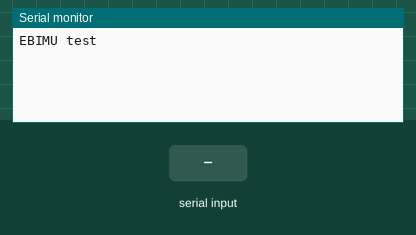
This sketch was run on a simulated Arduino Mega 2560, built with avr-gcc and run on an emulated ATmega2560. Parts: the last lines printed to the serial monitor. The test bench sets the inputs (shaded band).

Above: at 1.2 s.
1.3 s: "90,45,200\n" received over the second serial link
At 2.5 s:
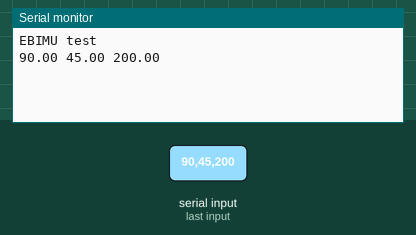
2.8 s: "30,150,10\n" received over the second serial link
At 3.9 s:
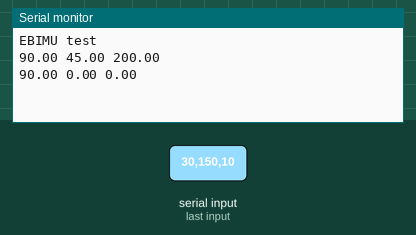

Measured:
- after the input at 1.3 s, the serial monitor: prints a new line at once (image 1)
- after the input at 2.8 s, the serial monitor: prints a new line at once (image 2)

The sketch:

01_EBIMU.ino
```cpp
////////////////////////////////////////////////////////////////////
/////////////////////// EBIMU FUNCTION /////////////////////////////

#define HWSERIAL Serial2

#define SBUF_SIZE 64

char sbuf[SBUF_SIZE];
signed int sbuf_cnt=0;


int EBimuAsciiParser(float *item, int number_of_item)
{
  int n,i;
  int rbytes;
  char *addr;
  int result = 0;

  rbytes = HWSERIAL.available();
  for(n=0;n<rbytes;n++)
  {
    sbuf[sbuf_cnt] = HWSERIAL.read();
    if(sbuf[sbuf_cnt]==0x0a)
       {
           addr = strtok(sbuf,",");
           for(i=0;i<number_of_item;i++)
           {
              item[i] = atof(addr);
              addr = strtok(NULL,",");
           }

           result = 1;

         // HWSERIAL.print("\n\r");
         // for(i=0;i<number_of_item;i++)  {  HWSERIAL.print(item[i]);  Serial.print(" "); }
       }
     else if(sbuf[sbuf_cnt]=='*')
       {   sbuf_cnt=-1;
       }

     sbuf_cnt++;
     if(sbuf_cnt>=SBUF_SIZE) sbuf_cnt=0;
  }

  return result;
}
/////////////////////// EBIMU FUNCTION /////////////////////////////
////////////////////////////////////////////////////////////////////


void setup() {
  Serial.begin(115200);
  HWSERIAL.begin(57600); // Set the baudrate with GTKTERM <lf> <sb4><sor10> : factory reset, baudrate 9600, Report every 10ms.
  Serial.println("EBIMU test");
}

void loop() {
  float euler[3];

  if(EBimuAsciiParser(euler, 3))
  {
     Serial.print("\n\r");
     Serial.print(euler[0]);   Serial.print(" ");
     Serial.print(euler[1]);   Serial.print(" ");
     Serial.print(euler[2]);   Serial.print(" ");
  }
}
```
